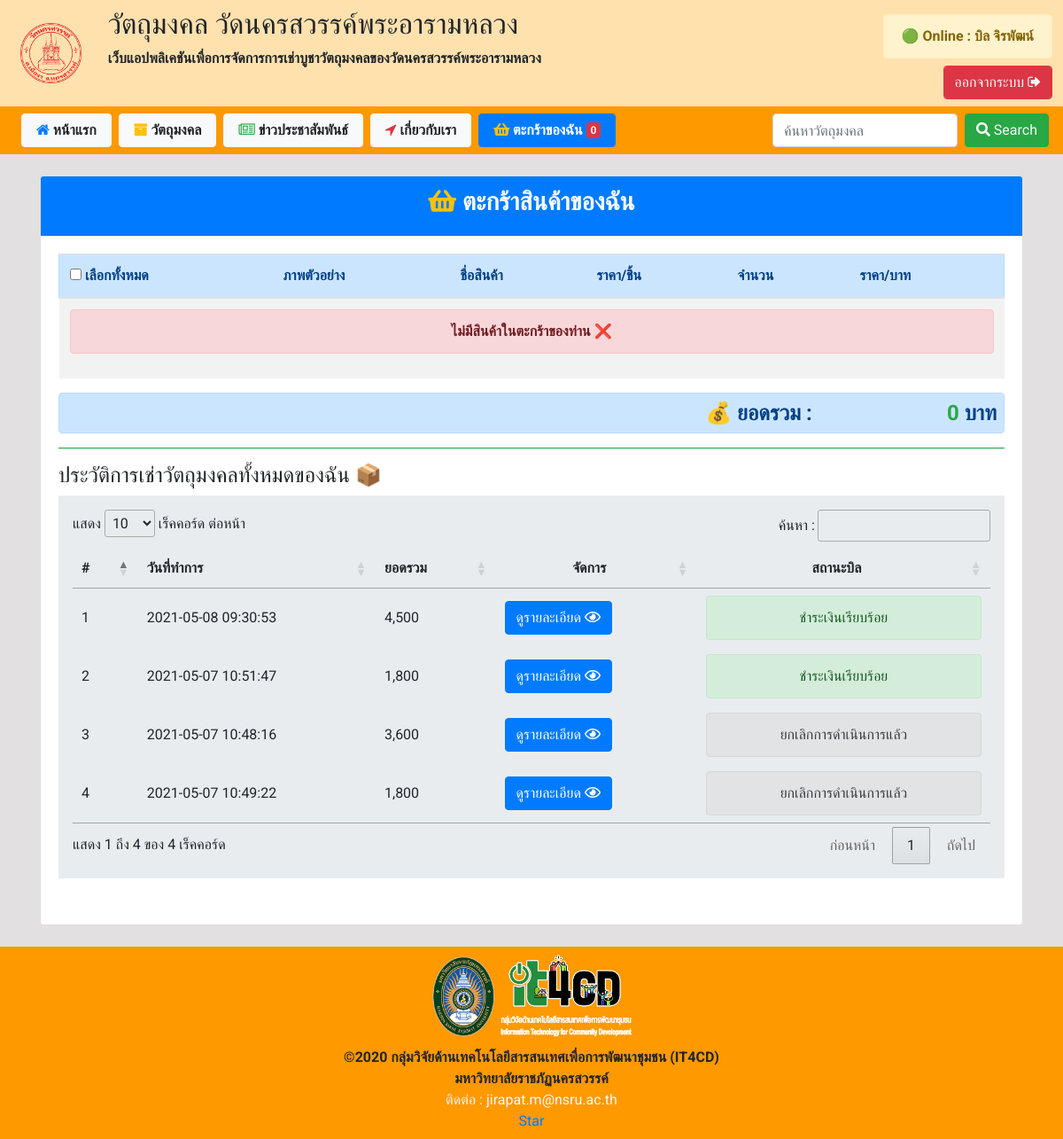
/index.php?p=basket (signed in), run on the app's committed database.
### tables this page shows
CREATE TABLE `save_basket`  (
  `id_save_basket` int NOT NULL AUTO_INCREMENT,
  `id_user` int NOT NULL,
  `id_basket` varchar(100) NOT NULL,
  `id_product` varchar(100) NOT NULL,
  `total_prod` varchar(20) NOT NULL,
  `name_cus` varchar(100) NOT NULL DEFAULT '-',
  `phone_number` varchar(100) NOT NULL,
  `address_for_send` varchar(100) NOT NULL,
  `slip_img` varchar(150) NOT NULL DEFAULT 'wait',
  `date_time` timestamp(0) NOT NULL DEFAULT current_timestamp(0) ON UPDATE CURRENT_TIMESTAMP(0),
  `status_pay` varchar(50) NOT NULL DEFAULT 'not_pay',
  PRIMARY KEY (`id_save_basket`) USING BTREE,
  INDEX `id_user`(`id_user`) USING BTREE,
  CONSTRAINT `save_basket_ibfk_1` FOREIGN KEY (`id_user`) REFERENCES `user` (`id`) ON DELETE RESTRICT ON UPDATE RESTRICT
);

### function.php (called while the page is built, shortened)
<?php
        class DB_conn{
            function __construct(){
                $conn = mysqli_connect(DB_server, DB_user, DB_password, DB_name);
                $this->dbcon = $conn;
            }
                }
                class shopSacredObj extends DB_conn{
                    public function runQuery($query){
                        $reS = mysqli_query($this->dbcon, $query);
                        return $reS;
                    }
                }
?>

### include_for_p/basket.php (the view, shortened to what this page needs)
<div class="container mt-4 mb-4">
    <div class="card min-vh-100">
        <div class="card-header text-center bg-primary text-light">
            <h3 class="font-weight-bold"><i class="fas fa-shopping-basket text-warning"></i> ตะกร้าสินค้าของฉัน</h3>
        </div>
        <div class="card-body">
            <?php
                                        $id_user = $_SESSION['id'];
                                        $forBasket = new shopSacredObj();
                                                        $sql = $forBasket->runQuery("SELECT * FROM basket WHERE id_user='$id_user' and status_basket='wait' ");
                                                        if($sql){
                                                                ?>
            <div id="table4overflowX">
                    <table class="table table-striped w-100">
                        <thead class="alert alert-primary font-weight-bold text-nowrap">
                            <tr>
                                <th scope="col">
                                    <label class="m-0" for="checkAll"><input type="checkbox" id="checkAll"> เลือกทั้งหมด
                                    </label>
                                </th>
                                <th scope="col">
                                    ภาพตัวอย่าง
                                </th>
                                <th scope="col">
                                    ชื่อสินค้า
                                </th>
                                <th scope="col">
                                    ราคา/ชิ้น
                                </th>
                                <th scope="col">
                                    จำนวน
                                </th>
                                <th scope="col">
                                    ราคา/บาท
                                </th>
                            </tr>
                        </thead>
                        <tbody class="text-nowrap">
                            <?php
                                $i4Fetch = 1;
                                $num = mysqli_num_rows($sql);
                                if($num > 0){
                                    while($numfetch = mysqli_fetch_array($sql)){
                                        ?>
                            <tr>
                                <td>
                                    <input class="checkboxId4del" type="checkbox" name="id4del[]"
                                        value="<?php echo $numfetch['id_basket']; ?>">
                                </td>
                                <td>
                                    <img id="img4basket" src="image/product/<?php echo $numfetch['cover_basket']; ?>"
                                        alt="">
                                </td>
                                <td>
                                    <?php echo $numfetch['b_product_name'] ;?>
                                </td>
                                <td>
                                    <?php echo number_format($numfetch['b_product_price']) ;?>
                                </td>
                                <td>
                                    <?php echo $numfetch['b_product_qty'] ;?>
                                </td>
                                <td>
                                    <?php echo number_format($numfetch['b_price']) ;?>
                                </td>
                            </tr>
                            <?php
                                        $i4Fetch++;
                                            }
                                }else{
                                    ?>
                            <tr class="text-center">
                                <td colspan="7" class="font-weight-bold text-danger">
                                    <div class="alert alert-danger"> ไม่มีสินค้าในตะกร้าของท่าน ❌</div>
                                </td>
                            </tr>
                            <?php
                                }
                                ?>
                        </tbody>
                    </table>
            </div>
            <?php
                                    $slectSumprice = new shopSacredObj();
                                    $sql4slectSumprice = $slectSumprice->runQuery("SELECT SUM(b_price) FROM basket WHERE status_basket='wait' ");
                                    $fetchDT = mysqli_fetch_assoc($sql4slectSumprice);
                                    ?>
            <div class="text-right alert alert-primary p-2">
                <h4 class="font-weight-bold m-0">💰 ยอดรวม : <text><input style="width: 10rem;"
                            class="text-success font-weight-bold alert-primary border-0 text-right" name="total_prod"
                            readonly type="text" value="<?php echo number_format($fetchDT['SUM(b_price)']) ;?>"></text>
                    บาท</h4>
            </div>
            <?php
                                                        }else{
                                                            echo"Can't SQL";
                                                        }
            ?>
            <hr class="bg-success">
            <h4 class="">ประวัติการเช่าวัตถุมงคลทั้งหมดของฉัน 📦</h4>
            <div class="jumbotron jumbotron-fluid p-3">
                <?php
                                $sql4selectSaveBasket = new shopSacredObj();
                                $sqlSelect_SB = $sql4selectSaveBasket->runQuery("SELECT * FROM save_basket where id_user='$_SESSION[id]' ORDER BY id_save_basket DESC");
                                ?>
                <table id="myTable" class="w-100">
                    <thead class="text-nowrap">
                        <th>#</th>
                        <th>วันที่ทำการ</th>
                        <th>ยอดรวม</th>
                        <th class="text-center">จัดการ</th>
                        <th class="text-center">สถานะบิล</th>
                    </thead>
                    <tbody class="text-nowrap">
                        <?php
                        $i=1;
                            while($fetch_SB = mysqli_fetch_array($sqlSelect_SB)){
                                ?>
                        <tr>
                            <td><?php echo $i;?></td>
                            <td><?php echo $fetch_SB['date_time'];?></td>
                            <td><?php echo $fetch_SB["total_prod"];?></td>
                            <td>
                                <a href="index.php?p=veiw_save_basket&id4_save_basket=<?php echo $fetch_SB['id_save_basket'] ;?>"
                                    class="btn btn-primary">ดูรายละเอียด <i class="far fa-eye"></i></a>
                            </td>
                            <td>
                                <?php
                                    if($fetch_SB['status_pay']=="not_pay"){
                                        ?>
                                <div class="m-0 alert alert-warning text-center">
                                    <?php echo"ยังไม่ชำระเงิน"; ?>
                                </div>
                                <?php
                                    }elseif($fetch_SB['status_pay']=="approved"){
                                        ?>
                                <div class="m-0 alert alert-success text-center">
                                    <?php echo"ชำระเงินเรียบร้อย"; ?>
                                </div>
                                <?php
                                    }elseif($fetch_SB['status_pay']=="wait_process"){
                                        ?>
                                <div class="m-0 alert alert-primary text-center">
                                    <?php echo"รอการตรวจสอบ..."; ?>
                                </div>
                                <?php
                                    }elseif($fetch_SB['status_pay']=="cancel_order"){
                                        ?>
                                <div class="m-0 alert alert-secondary text-center">
                                    <?php echo"ยกเลิกการดำเนินการแล้ว"; ?>
                                </div>
                                <?php
                                    }elseif($fetch_SB['status_pay']=="request_img"){
                                        ?>
                                <div class="m-0 alert alert-danger text-center">
                                    <?php echo"โปรดเพิ่มรูปภาพใหม่อีกครั้ง"; ?>
                                </div>
                                <?php
                                    }
                                ?>
                            </td>
                        </tr>
                        <?php
                        $i++;
                     }
                     ?>
                    </tbody>
                </table>
            </div>
        </div>
    </div>
</div>

### css/myself.css (style rules this page uses)
* { margin: 0px; padding: 0px; font-family: 'Roboto', sans-serif; }

### data on the page
save_basket: date_time "2021-05-08 09:30:53", total_prod "4,500", status_pay "ชำระเงินเรียบร้อย"
save_basket: date_time "2021-05-07 10:51:47", total_prod "1,800", status_pay "ชำระเงินเรียบร้อย"
save_basket: date_time "2021-05-07 10:48:16", total_prod "3,600", status_pay "ยกเลิกการดำเนินการแล้ว"
save_basket: date_time "2021-05-07 10:49:22", total_prod "1,800", status_pay "ยกเลิกการดำเนินการแล้ว"

### other printed values
$_SESSION['name'] "บิล"
$_SESSION['lname'] "จิรพัฒน์"
$fetch4count['count(status_basket)'] "0"
